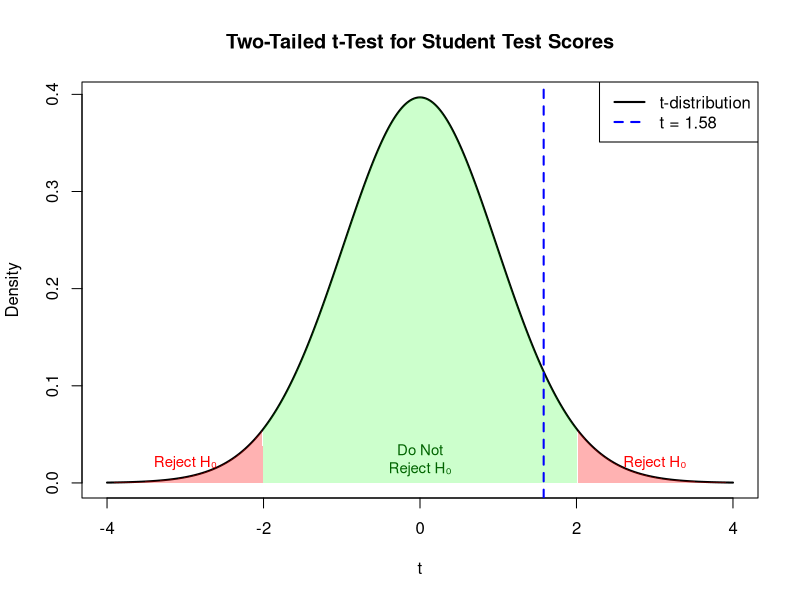
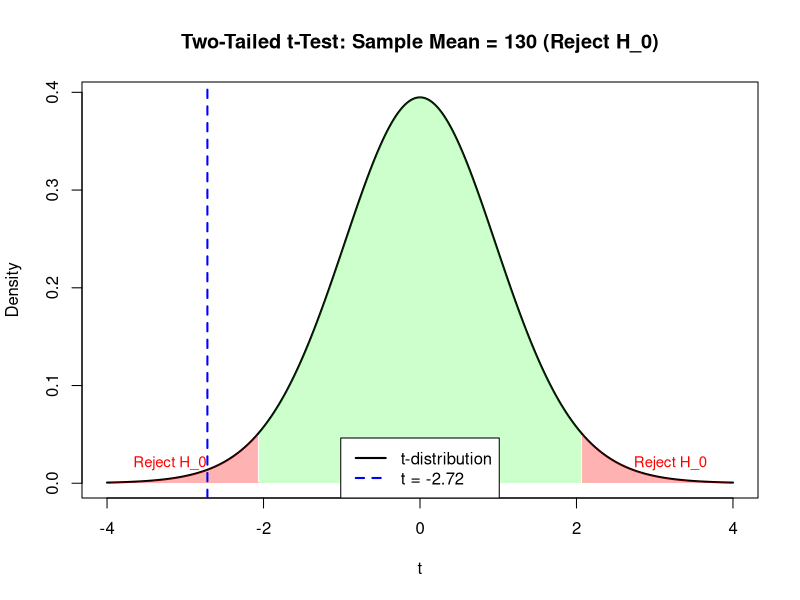
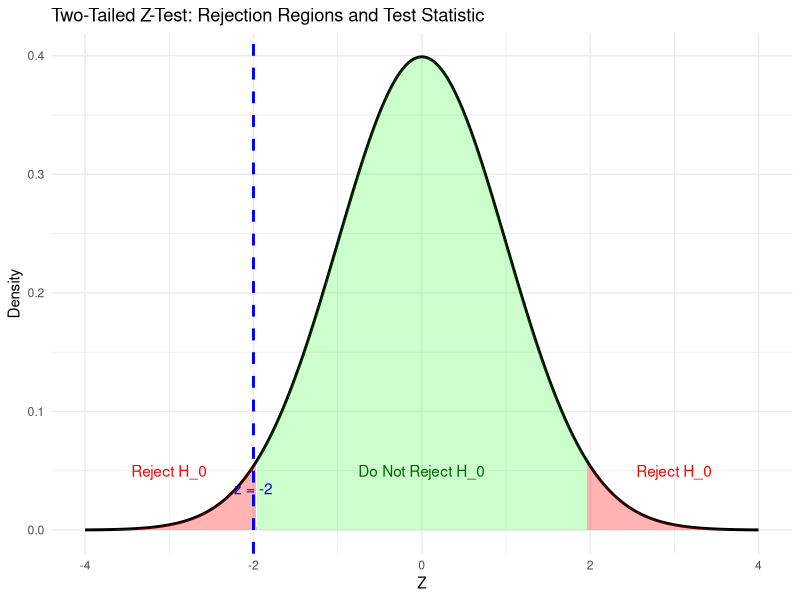

Write the R code that produced these figures, in order.
## ---- chunk 1
knitr::opts_chunk$set(echo = TRUE)
library(ggplot2)
library(dplyr)
## ---- chunk 2

# Parameters from slide example
x_bar <- 76.4     # sample mean
mu_0 <- 75        # hypothesized population mean
s <- 6.2          # sample standard deviation
n <- 49           # sample size
df <- n - 1       # degrees of freedom
alpha <- 0.05     # significance level (two-tailed)

# Calculate test statistic
t_stat <- (x_bar - mu_0) / (s / sqrt(n))
t_crit <- qt(1 - alpha / 2, df)

# Sequence for curve
x_vals <- seq(-4, 4, length.out = 1000)
t_dist <- dt(x_vals, df)

# Plot
plot(x_vals, t_dist, type = "l", lwd = 2, col = "black",
     ylab = "Density", xlab = "t",
     main = "Two-Tailed t-Test for Student Test Scores")

# Shaded critical regions
polygon(c(x_vals[x_vals <= -t_crit], -t_crit),
        c(t_dist[x_vals <= -t_crit], 0),
        col = rgb(1, 0, 0, 0.3), border = NA)
polygon(c(x_vals[x_vals >= t_crit], rev(x_vals[x_vals >= t_crit])),
        c(t_dist[x_vals >= t_crit], rep(0, sum(x_vals >= t_crit))),
        col = rgb(1, 0, 0, 0.3), border = NA)

# Non-rejection region
polygon(c(x_vals[x_vals > -t_crit & x_vals < t_crit],
          rev(x_vals[x_vals > -t_crit & x_vals < t_crit])),
        c(t_dist[x_vals > -t_crit & x_vals < t_crit],
          rep(0, sum(x_vals > -t_crit & x_vals < t_crit))),
        col = rgb(0, 1, 0, 0.2), border = NA)

# Draw test statistic line
abline(v = t_stat, col = "blue", lty = 2, lwd = 2)

# Legend
legend("topright", legend = c("t-distribution", sprintf("t = %.2f", t_stat)),
       col = c("black", "blue"), lwd = 2, lty = c(1, 2))

# Annotate decision areas
text(-3, 0.02, "Reject H₀", col = "red", cex = 0.9)
text(3, 0.02, "Reject H₀", col = "red", cex = 0.9)
text(0, 0.025, "Do Not\nReject H₀", col = "darkgreen", cex = 0.9)

## ---- chunk 3
# Given values
x_bar <- 76.4     # sample mean
mu_0 <- 75        # hypothesized population mean
s <- 6.2          # sample standard deviation
n <- 49           # sample size
df <- n - 1       # degrees of freedom
alpha <- 0.05     # significance level (two-tailed)

# Calculate test statistic
t_stat <- (x_bar - mu_0) / (s / sqrt(n))
t_stat
## ---- chunk 4
t_crit <- qt(1 - alpha / 2, df)
t_crit
## ---- chunk 5
x_bar <- 130
mu_0 <- 135
s <- 9.2
n <- 25
df <- n - 1
alpha <- 0.05

t_stat <- (x_bar - mu_0) / (s / sqrt(n))
t_crit <- qt(1 - alpha / 2, df)

x_vals <- seq(-4, 4, length.out = 1000)
t_dist <- dt(x_vals, df)

plot(x_vals, t_dist, type = "l", lwd = 2, col = "black",
     ylab = "Density", xlab = "t",
     main = "Two-Tailed t-Test: Sample Mean = 130 (Reject H_0)")

polygon(c(x_vals[x_vals <= -t_crit], -t_crit),
        c(t_dist[x_vals <= -t_crit], 0),
        col = rgb(1, 0, 0, 0.3), border = NA)
polygon(c(x_vals[x_vals >= t_crit], rev(x_vals[x_vals >= t_crit])),
        c(t_dist[x_vals >= t_crit], rep(0, sum(x_vals >= t_crit))),
        col = rgb(1, 0, 0, 0.3), border = NA)
polygon(c(x_vals[x_vals > -t_crit & x_vals < t_crit],
          rev(x_vals[x_vals > -t_crit & x_vals < t_crit])),
        c(t_dist[x_vals > -t_crit & x_vals < t_crit],
          rep(0, sum(x_vals > -t_crit & x_vals < t_crit))),
        col = rgb(0, 1, 0, 0.2), border = NA)

abline(v = t_stat, col = "blue", lty = 2, lwd = 2)

text(-3.2, 0.02, "Reject H_0", col = "red", cex = 0.9)
text(0, 0.025, "Do Not Reject H_0", col = "darkgreen", cex = 0.9)
text(3.2, 0.02, "Reject H_0", col = "red", cex = 0.9)

legend("bottom", legend = c("t-distribution", sprintf("t = %.2f", t_stat)),
       col = c("black", "blue"), lwd = 2, lty = c(1, 2))
## ---- chunk 6
# Given values
x_bar <- 130     # Sample mean
mu_0 <- 135      # Hypothesized population mean
s <- 9.2         # Sample standard deviation
n <- 25          # Sample size
df <- n - 1      # Degrees of freedom
alpha <- 0.05    # Significance level

# Calculate z statistic
t_stat <- (x_bar - mu_0) / (s / sqrt(n))
t_stat
## ---- chunk 7
t_crit <- qt(1 - alpha / 2, df)
t_crit
## ---- chunk 8
library(ggplot2)

# Given values
mu_0 <- 3         # Hypothesized population mean
sigma <- 0.8      # Population standard deviation
x_bar <- 2.84     # Sample mean
n <- 100          # Sample size
alpha <- 0.05     # Significance level

# Calculate z statistic
z_stat <- (x_bar - mu_0) / (sigma / sqrt(n))

# Calculate z critical values
z_crit <- qnorm(1 - alpha / 2)

# Create data for standard normal distribution
x_vals <- seq(-4, 4, length.out = 1000)
y_vals <- dnorm(x_vals)

df <- data.frame(x = x_vals, y = y_vals)

# Critical z-values
z_crit_left <- -z_crit
z_crit_right <- z_crit

# Plot
ggplot(df, aes(x, y)) +
  geom_line(color = "black", size = 1) +
  geom_area(data = subset(df, x <= z_crit_left), aes(y = y), fill = "red", alpha = 0.3) +
  geom_area(data = subset(df, x >= z_crit_right), aes(y = y), fill = "red", alpha = 0.3) +
  geom_area(data = subset(df, x > z_crit_left & x < z_crit_right), aes(y = y), fill = "green", alpha = 0.2) +
  geom_vline(xintercept = z_stat, color = "blue", linetype = "dashed", linewidth = 1) +
  annotate("text", x = z_stat, y = 0.02, label = paste0("z = ", round(z_stat, 2)), vjust = -1, color = "blue") +
  annotate("text", x = -3, y = 0.05, label = "Reject H_0", color = "red") +
  annotate("text", x = 0, y = 0.05, label = "Do Not Reject H_0", color = "darkgreen") +
  annotate("text", x = 3, y = 0.05, label = "Reject H_0", color = "red") +
  labs(title = "Two-Tailed Z-Test: Rejection Regions and Test Statistic",
       x = "Z", y = "Density") +
  theme_minimal()
## ---- chunk 9
# Given values
mu_0 <- 3         # Hypothesized population mean
sigma <- 0.8      # Population standard deviation
x_bar <- 2.84     # Sample mean
n <- 100          # Sample size
alpha <- 0.05     # Significance level

# Calculate z statistic
z_stat <- (x_bar - mu_0) / (sigma / sqrt(n))
z_stat
## ---- chunk 10
z_crit <- qnorm(1 - alpha / 2)
z_crit
## ---- chunk 11
p_val <- 2 * pnorm(-abs(z_stat))  # Two-tailed test
p_val
